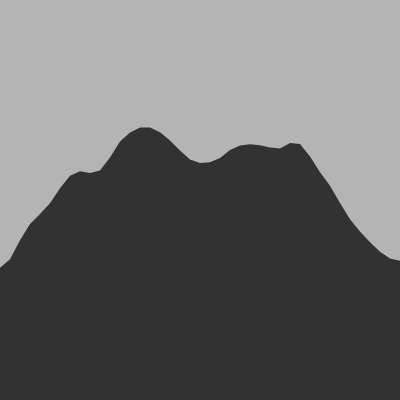
Frame 1 (no input)
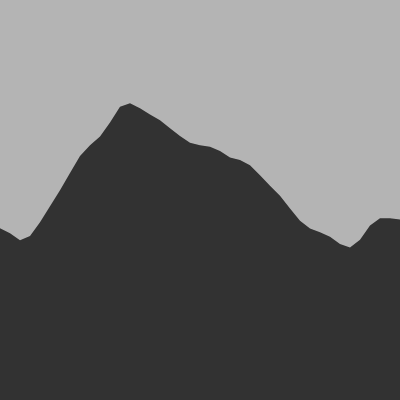
Frame 60 (no input)
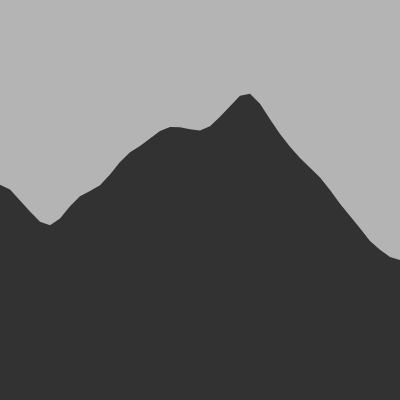
Frame 120 (the mouse pressed at the canvas centre since frame 60)

The p5.js sketch that drew these frames (run headless with seeded random() and noise() and a simulated clock; from frame 60 on, the mouse is pressed at the canvas centre):

// p5.js sketch
// ── sketch.js

/*
PERLIN MOTION
Jeff Thompson | 2017/20 | jeffreythompson.org

In addition to generating great-looking static images from
Perlin noise, we can also use it to drive realistic motion.
This example uses a y and time offset into the Perlin noise
to create smoothly flowing waves.

Based on the NoiseWave example by Daniel Shiffman (in
the Java editor's Examples > Math... folder)

CHALLENGES: 
1. Can you try adding noiseDetail() to the setup() and change
   the overall smoothness and scale of the noise?

*/

let yIncrement =    0.05;    // how much to change b/w individual waves (0-1)
let timeIncrement = 0.01;    // speed of change over time (0-1)
let timeOffset =    0;       // incremented each frame to shift the noise


function setup() {
	createCanvas(400, 400);

	// try adding noiseDetail() here!
}


function draw() {
	background(180);

	fill(50);
	noStroke();
	beginShape();
	
	let yOffset = 0;
	for (let x=0; x<=width; x+=10) {

		// create points in the wave based on the y and time
		// offsets into the Perlin noise – multiply by height
		// to scale from 0-1 to the screen dimensions
		let y = noise(yOffset, timeOffset) * height;
		vertex(x, y);

		// update y offset for each part of the wave
		yOffset += yIncrement;
	}

	// draw bottom corners to shape and close
	vertex(width, height);
	vertex(0, height);  
	endShape(CLOSE);

	// update time position in the Perlin
	// noise each frame 
	timeOffset += timeIncrement;
}
